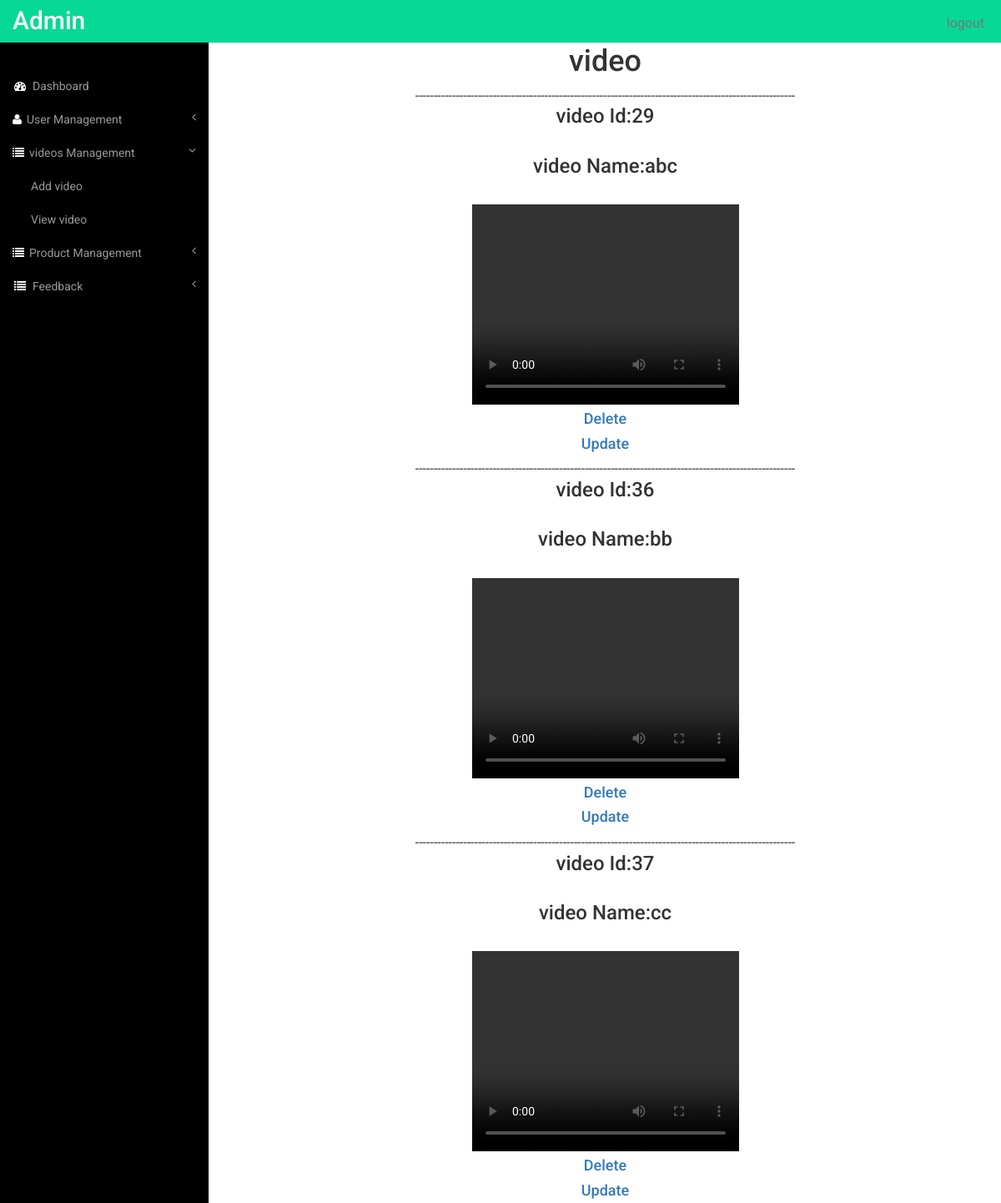
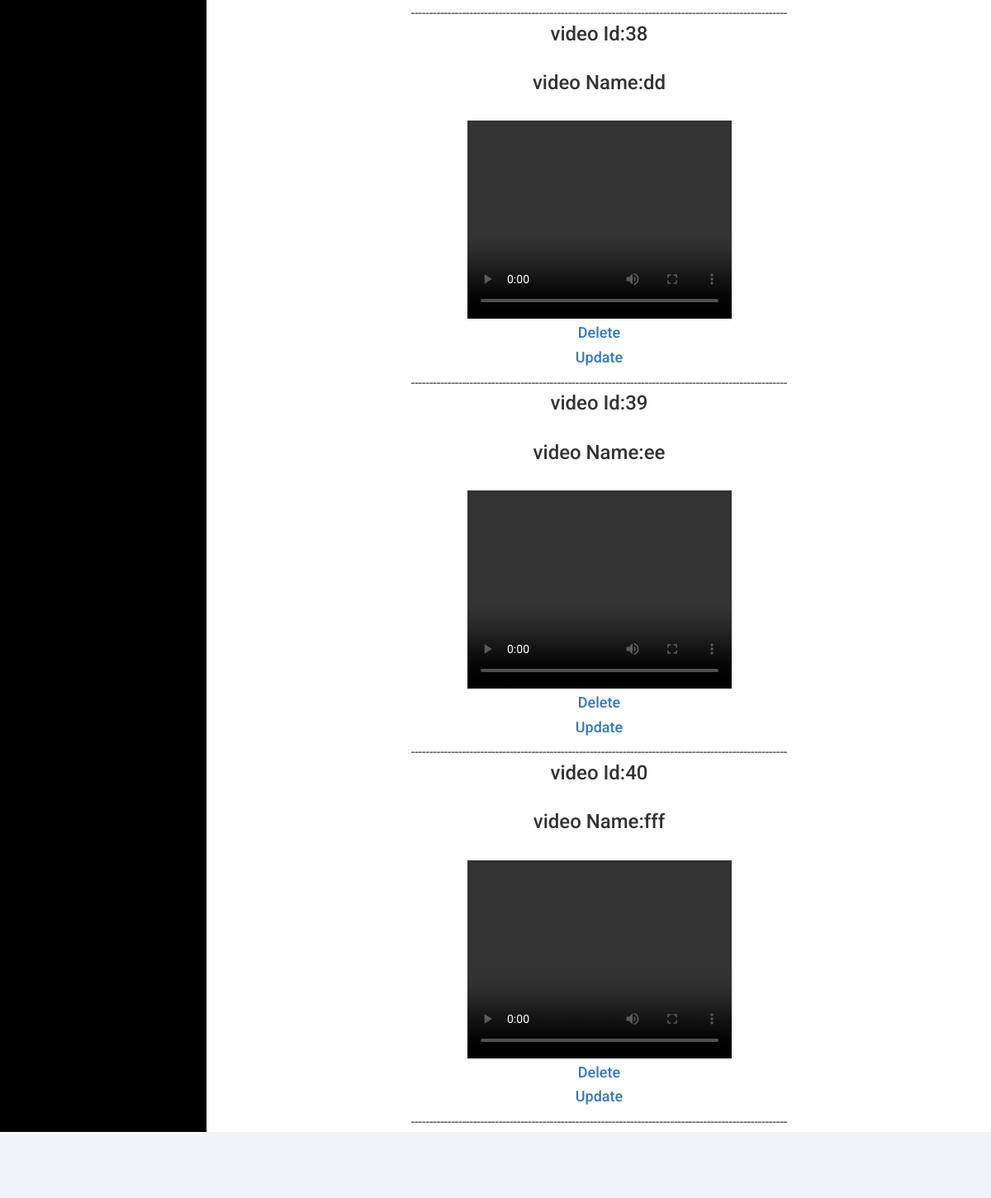
The page /admin/viewvideo.php (signed in) on the database its author committed (2 pictures, top to bottom).
### tables this page shows
CREATE TABLE `video` (
  `v_id` int(11) NOT NULL,
  `v_nm` varchar(60) NOT NULL,
  `v_video` text NOT NULL
);

### admin/viewvideo.php (the view, shortened to what this page needs)
<?php include 'deshboard.php';?>
<?php
require 'conn/dbconnect.php';
		$sql1="SELECT * FROM video";
		$rs1=mysqli_query($conn,$sql1);
?>
<!DOCTYPE html>
<html>
<head>
</head>
<body>
	<center>
		<h1>video</h1>
<?php while($row1=mysqli_fetch_assoc($rs1))
{?>
-------------------------------------------------------------------------------------------------------<br>
	<h3>video Id:<?php echo $row1['v_id'];?></h3><br>
	 <h3>video Name:<?php echo $row1['v_nm'];?></h3><br>
    <video width="320" height="240" controls>
	<source src="<?php echo $row1['v_video'];?>" type="video/mp4">
	</video>
	<h4><a href="Deletevideo.php?v_id=<?php echo $row1['v_id'];?>">Delete</a></h4>
	<h4><a href="Updatevideo.php?v_id=<?php echo $row1['v_id'];?>">Update</a></h4>
<?php }?>
-------------------------------------------------------------------------------------------------------
</center>
</body>
</html>
<?php include 'last.php';?>

### admin/css/style.css (style rules this page uses)
h4, h5, h6, h1, h2, h3 { margin-top: 0; }
html, body { font-family: 'Roboto', sans-serif; font-size: 100%; background:#000; overflow-x: hidden; }
body a { transition:0.5s all; -webkit-transition:0.5s all; -moz-transition:0.5s all; -o-transition:0.5s all; -ms-transition:0.5s all; }

### rows shown on the page
video: v_id "29", v_nm "abc"
video: v_id "36", v_nm "bb"
video: v_id "37", v_nm "cc"
video: v_id "38", v_nm "dd"
video: v_id "39", v_nm "ee"
video: v_id "40", v_nm "fff"
